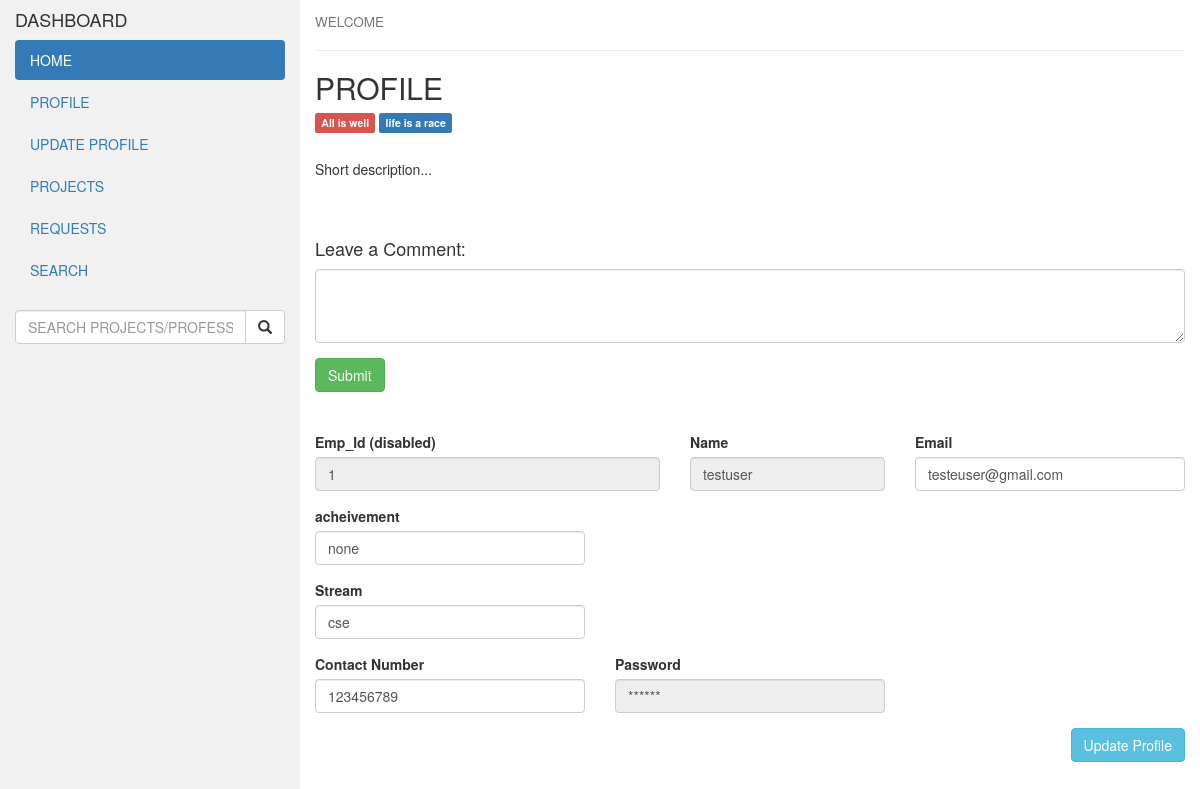
/dashboard/ (signed in), run on the app's committed database.
### authentication/models.py (models this page shows)
class Student(models.Model):
    name= models.CharField(max_length= 200)
    email= models.EmailField()
    contact_number = models.IntegerField()
    acheivements = models.CharField(max_length = 200)
    stream = models.CharField(max_length=200)
    username=models.ForeignKey(User,on_delete=models.CASCADE)
    url = models.URLField(max_length=1000)

### authentication/views.py (the view)
# urls.py: path('dashboard/' , views.dashboard , name ='dashboard'),
def dashboard(request):
    try:
        obj = Student.objects.get(name = request.user.username)
        return render(request , "authentication/dashboard.html" , {'accounttype':'student','user':obj} )
    except Student.DoesNotExist:
        obj = Professor.objects.get(name = request.user.username)
        return render(request , "authentication/dashboard.html" , {'accounttype':'professor','user':obj} )

### authentication/templates/authentication/dashboard.html (shortened to what this page needs)
<!DOCTYPE html>
<html lang="en">
<head>
  <link rel="stylesheet" href="https://maxcdn.bootstrapcdn.com/bootstrap/3.4.1/css/bootstrap.min.css">
</head>
<body>
<div class="container-fluid">
  <div class="row content">
    <div class="col-sm-3 sidenav">
      <h4>DASHBOARD</h4>
      <ul class="nav nav-pills nav-stacked">
        <li class="active"><a href="{% url 'dashboard' %}">HOME</a></li>
        <li><a href="{% url 'dashboard' %}">PROFILE</a></li>
        <li><a href="{% url 'dashboard' %}">UPDATE PROFILE</a></li>
        <li><a href="{% url 'dashboard' %}">PROJECTS</a></li>
        <li><a href="{% url 'dashboard' %}">REQUESTS</a></li>
        <li><a href="http://127.0.0.1:8000/searchauthor/searchauthor/">SEARCH</a></li>
      </ul><br>
      <div class="input-group">
        <input type="text" class="form-control" placeholder="SEARCH PROJECTS/PROFESSORS/PROFILE">
        <span class="input-group-btn">
          <button class="btn btn-default" type="button">
            <span class="glyphicon glyphicon-search"></span>
          </button>
        </span>
      </div>
    </div>
    <div class="col-sm-9">
      <h4><marquee><small>WELCOME</small></marquee></h4>
      <hr>
      <h2>PROFILE</h2>
      <h5><span class="label label-danger">All is well</span> <span class="label label-primary">life is a race</span></h5><br>
      <p>Short description...</p>
      <br><br>
      <h4>Leave a Comment:</h4>
      <form role="form">
        <div class="form-group">
          <textarea class="form-control" rows="3" required></textarea>
        </div>
        <button type="submit" class="btn btn-success">Submit</button>
      </form>
      <br><br>
          <form method="POST" action="{%  url 'edit' %}">
      <div class="row">
           <div class="col-md-5 pr-1">
               <div class="form-group">
                   <label>Emp_Id (disabled)</label>
                   <input type="number" class="form-control" disabled=""  placeholder="id" value="{{ user.pk }}" name="id" >
               </div>
           </div>
           <div class="col-md-3 px-1">
               <div class="form-group">
                   <label>Name</label>
                   <input type="text" class="form-control"   disabled="" placeholder="name" value="{{ user.name }}" name="name">
               </div>
           </div>
           <div class="col-md-4 pl-1">
               <div class="form-group">
                   <label for="exampleInputEmail1">Email</label>
                   <input type="email" class="form-control"   placeholder="email" value="{{ user.email }}" name="email">
               </div>
           </div>
</div>
       <div class="row">
           <div class="col-md-4 px-1">
               <div class="form-group">
                   <label>acheivement</label>
                   <input type="text" class="form-control"  placeholder="acheivements" value="{{ user.acheivements }}" name="acheivement">
               </div>
           </div>
       </div>
<div class="row">
           <div class="col-md-4 pr-1">
               <div class="form-group">
                   <label>Stream</label>
                   <input type="text" class="form-control"   placeholder="stream" value="{{ user.stream }}" name="stream">
               </div>
           </div>
       </div>
<div class="row">
           <div class="col-md-4 pr-1">
               <div class="form-group">
                   <label>Contact Number</label>
                   <input type="number" class="form-control"  placeholder="username" value="{{ user.contact_number }}" name="contact_number">
               </div>
           </div>
           <div class="col-md-4 px-1">
               <div class="form-group">
                   <label>Password</label>
                   <input type="text" class="form-control"  disabled="" placeholder="password" value="******" name="password">
               </div>
           </div>
       </div>
       <button type="submit" name="update" value="update" class="btn btn-info btn-fill pull-right">Update Profile</button>
       <div class="clearfix"></div>
   </form>
</body>
</html>

### authentication/templates/authentication/dashboard.html (style rules this page uses)
.row.content { height: 1500px }
.sidenav { background-color: #f1f1f1; height: 100%; }

### data on the page
Student: id "1", name "testuser", email "testeuser@gmail.com", acheivement "none", stream "cse", contact_number "123456789"
